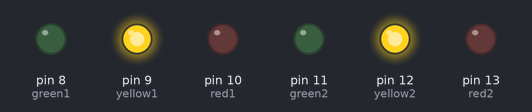
Bench run of a sketch on a simulated Arduino Uno, built with avr-gcc and run on an emulated ATmega328P. Shown: output pins drawn as LEDs (lit = HIGH).

Above: at 0.2 s.
At 0.7 s:
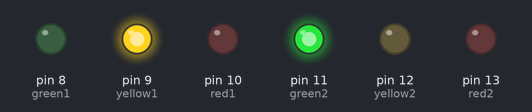
At 3.5 s:
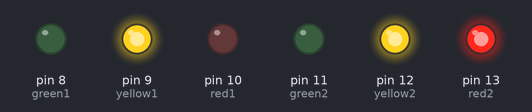
At 5.6 s:
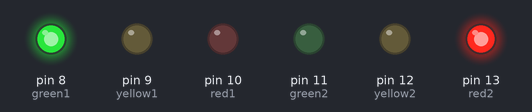
Timing chart, 0 to 7.6 s (numbered marks = the images above):
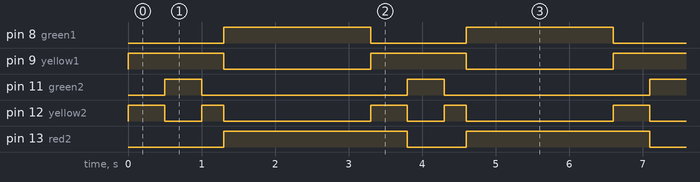

Measured:
- by itself, pin 8 (green1): alternates HIGH for 2.0 s and LOW for 1.3 s
- by itself, pin 9 (yellow1): alternates HIGH for 1.3 s and LOW for 2.0 s
- by itself, pin 11 (green2): alternates HIGH for 0.50 s and LOW for 2.8 s
- by itself, pin 12 (yellow2): repeats every 3.3 s: LOW 0.50 s, HIGH 0.30 s, LOW 2.0 s, HIGH 0.50 s
- by itself, pin 13 (red2): alternates HIGH for 2.5 s and LOW for 0.80 s

The sketch:

4-1_practice.ino
```cpp
int red1 = 10;
int yellow1 = 9;
int green1 = 8;

int red2 = 13;
int yellow2 = 12;
int green2 = 11;

void setup() {
  pinMode(red1, OUTPUT);
  pinMode(yellow1, OUTPUT);
  pinMode(green1, OUTPUT);

  pinMode(red2, OUTPUT);
  pinMode(yellow2, OUTPUT);
  pinMode(green2, OUTPUT);
}

void loop() {
  changeLights();
  delay(1500);
}

void changeLights() {
  // 노란 신호를 둘 다 켠다.
  digitalWrite(green1, LOW);
  digitalWrite(yellow1, HIGH);
  digitalWrite(yellow2, HIGH);
  delay(500);

  // 노란 신호등 둘 다 끄고, 빨간 신호등과 건너 편에
  // 녹색 신호등을 켠다. digitalWrite(yellow1, LOW); digitalWrite(red1, HIGH);
  digitalWrite(yellow2, LOW);
  digitalWrite(red2, LOW);
  digitalWrite(green2, HIGH);
  delay(500);

  // 노란 신호등 둘 다 다시 켠다.
  digitalWrite(yellow1, HIGH);
  digitalWrite(yellow2, HIGH);
  digitalWrite(green2, LOW);
  delay(300);

  // 노란 신호등 둘 다 끄고, 빨간색과 건너 편에 녹색 신호등을 켠다.
  digitalWrite(green1, HIGH);
  digitalWrite(yellow1, LOW);
  digitalWrite(red1, LOW);
  digitalWrite(yellow2, LOW);
  digitalWrite(red2, HIGH);
  delay(500);
}
```
